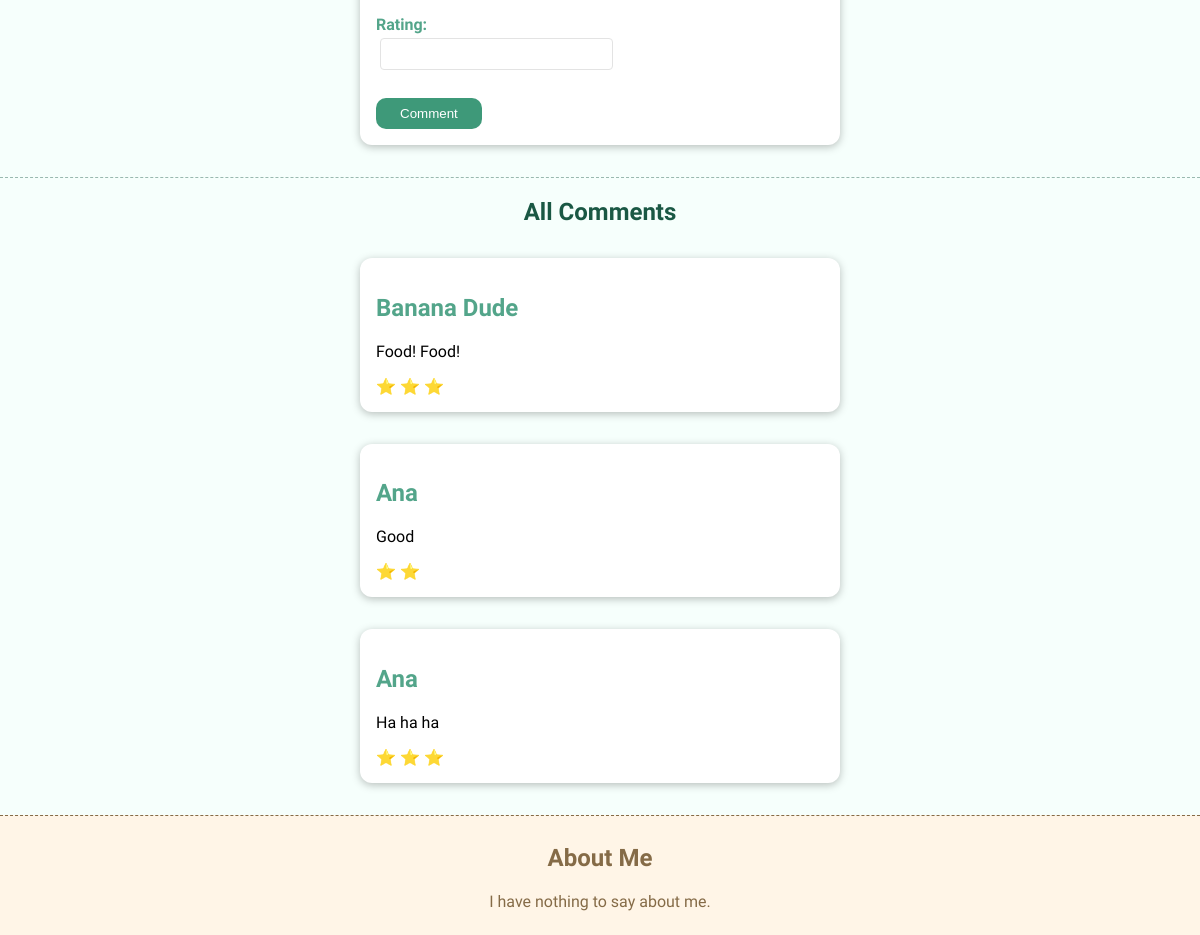
Page /posts/junk-food (lower part) on the earlier database version.
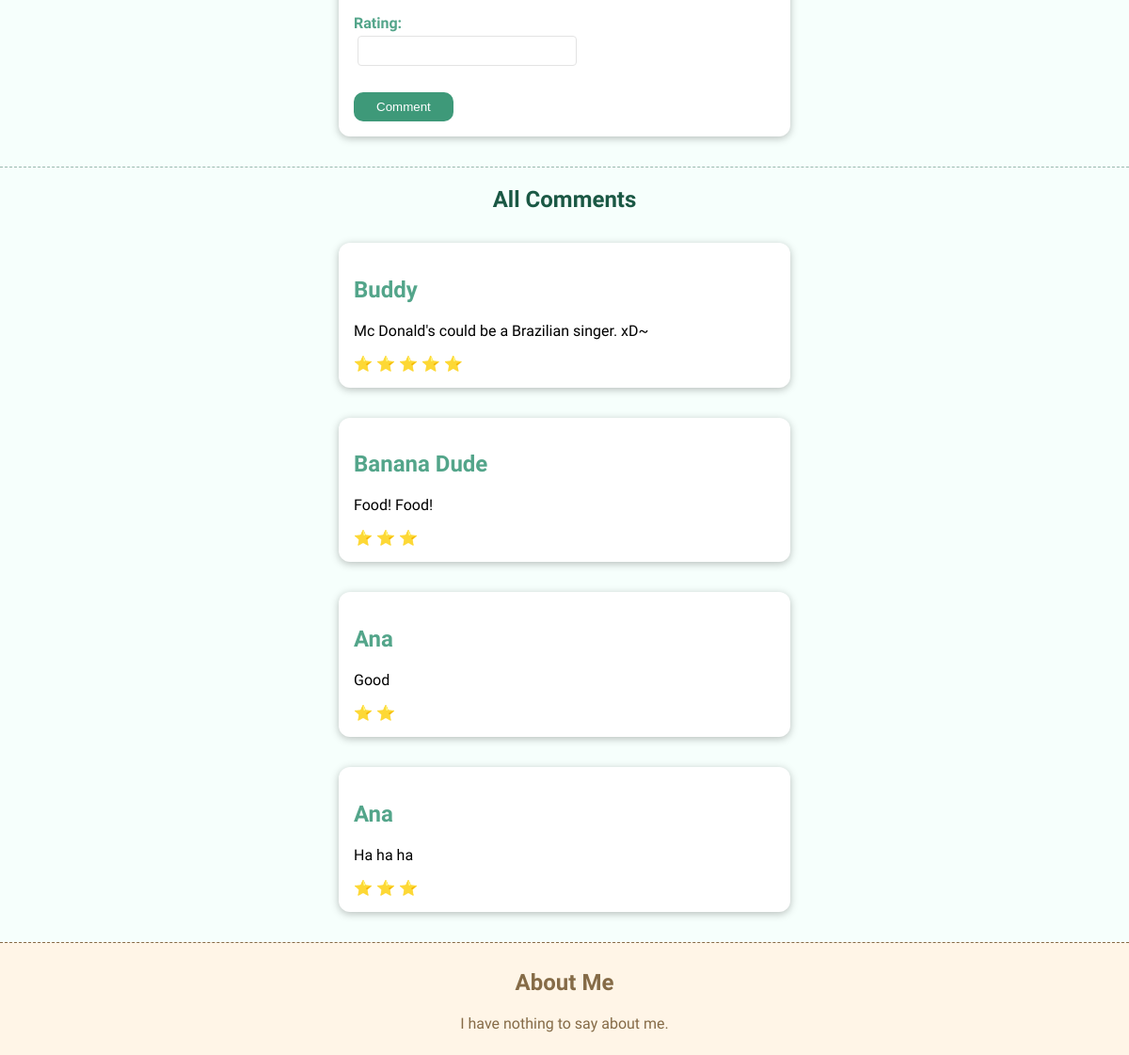
Same page on the later database version.
### blog/models.py (models this page shows, shortened)
class Comment(models.Model):
    content = models.TextField(blank=False, max_length=400)
    name = models.CharField(max_length=200, blank=False)
    rating = models.IntegerField(validators=[MinValueValidator(1), MaxValueValidator(5)])
    post = models.ForeignKey(Post, on_delete=models.CASCADE, related_name="comments")
    def get_rating_range(self):
        return [ '#' for index in range(0,self.rating)]

### blog/views.py (the view, shortened to what this page needs)
# urls.py: path('posts/<slug:slug>', views.PostView.as_view(), name='post'),
class PostView(View):
    def get(self, request, slug):
        context = self.create_default_context(request, slug)
        context['comment_form'] = CommentForm()
        return render(request, 'blog/post.html', context)
    def create_default_context(self, request, slug):
        post = Post.objects.get(slug=slug)
        comment_list = post.comments.all().order_by("-id")
        read_later_list = request.session.get('read-later-list')
        read_later = read_later_list is not None and post.id in read_later_list
        return {
            'post': post,
            'post_tags': post.tags.all(),
            'comment_list': comment_list,
            'read_later': read_later
        }

### blog/forms.py
class CommentForm(forms.ModelForm):
    class Meta:
        model = Comment
        fields = ['name', 'content', 'rating']
        labels = {
            'content': 'Comment',
            'name': 'Name',
            'rating': 'Rating'
        }

### blog/models.py (called while the page is built)
    def full_name(self):
        return f"{self.first_name} {self.last_name}"

    def tags_as_list(self):
        return self.tags.all()

    def has_tags(self):
        return len(self.tags_as_list()) > 0

### blog/templates/blog/post.html (shortened to what this page needs)
{% extends 'base.html' %}
{% load static %}
{% block style_links %}
    <link rel="stylesheet" href="{% static 'blog/styles/index.css' %}" />
{% endblock %}
{% block content %}
    <section class="post-list">
        <div class="box-light">
            <form id="comment-form" action="{% url 'post' post.slug %}" method="POST">
                {% for field in comment_form %}
                    <div class="form-control {% if field.errors %}error-form{% endif %}">
                        {{ field.label_tag }}
                        {{ field }}
                    </div>
                {% endfor %}
                <button class="button-primary">Comment</button>
            </form>
        </div>
    </section>
    <hr>
    <section class="post-list">
        <h1>All Comments</h1>
        {% if comment_list %}
            {% for comment in comment_list %}
                <div class="box-light">
                    {% include 'blog/includes/comment_preview.html' %}
                </div>
            {% endfor %}
        {% else %}
            <p class="center-me">No comments yet. :(</p>
        {% endif %}
    </section>
{% endblock %}

### blog/templates/blog/includes/comment_preview.html
<h2>{{ comment.name }}</h2>
<p>{{ comment.content|linebreaks }}</p>
{% for i in comment.get_rating_range %}
    <span>&#x2B50;</span>
{% endfor %}

Differences in the rows shown:
added Comment: name "Buddy", content "Mc Donald's could be a Brazilian singer. xD~", rating 5 (drawn)
